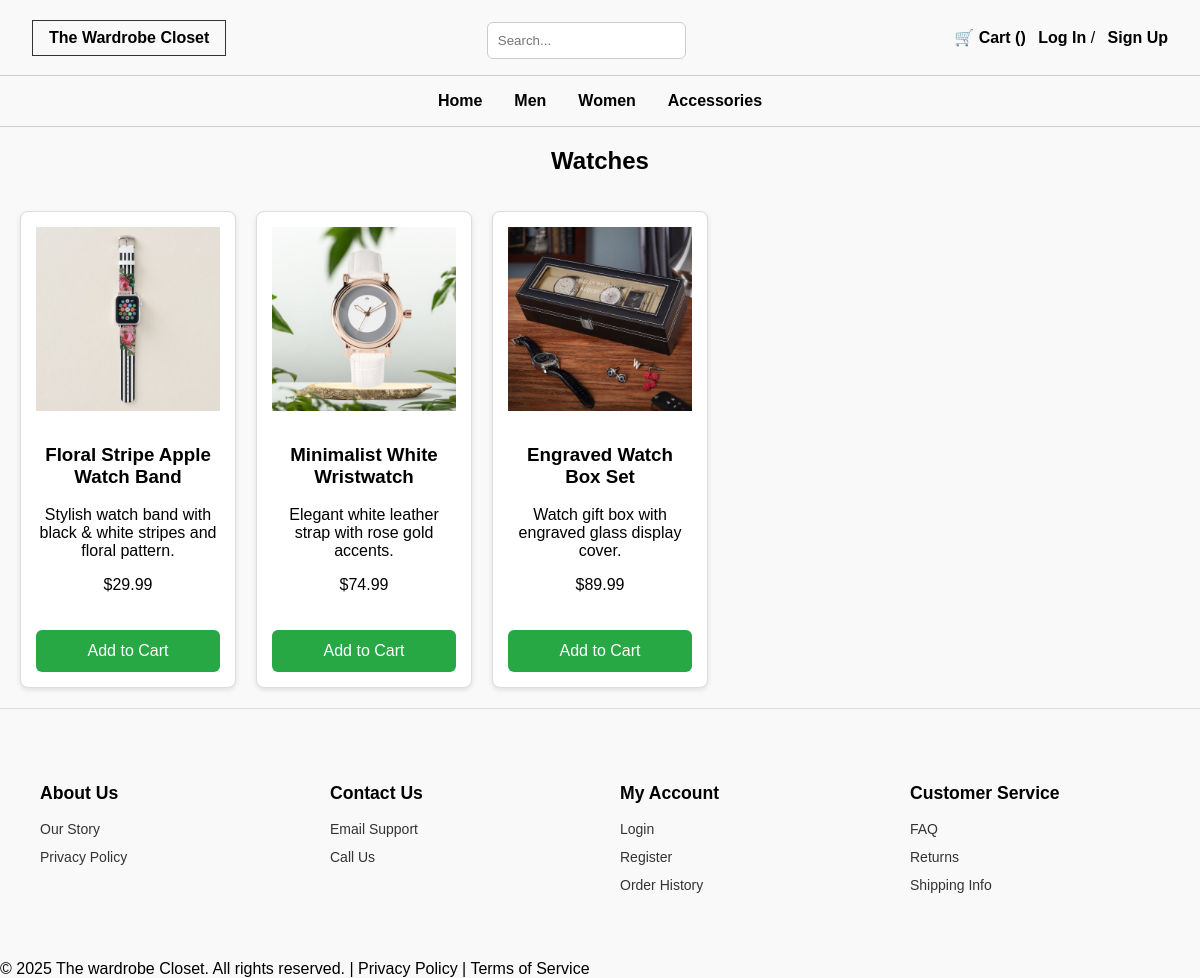
Page /accessories/watches on the committed database.
### app/models.py (models this page shows)
class Product(db.Model):
    id = db.Column(db.Integer, primary_key=True)
    name = db.Column(db.String(120), nullable=False)
    description = db.Column(db.Text)
    price = db.Column(db.Float, nullable=False)
    stock = db.Column(db.Integer, default=0)
    image_url = db.Column(db.String(255))
    size = db.Column(db.String(20))
    color = db.Column(db.String(30))
    category_id = db.Column(db.Integer, db.ForeignKey('category.id'))
    category = db.relationship('Category', backref='products')
    subcategory = db.Column(db.String(100))

### app/routes.py (the view)
@bp.route('/accessories/watches')
def watches():
    accessories_category = Category.query.filter_by(name='Accessories').first()
    products = Product.query.filter_by(category_id= accessories_category.id, subcategory='watches').all()
    return render_template('accessories/watches.html', products=products)

### app/templates/accessories/watches.html (shortened to what this page needs)
{% extends "base.html" %}
{% block content %}
<h2 class="section-title">Watches</h2>
<div class="product-grid">
  {% for product in products %}
  <div class="product-card">
    <img src="{{ url_for('static', filename=product.image_url) }}" alt="{{ product.name }}">
    <h3>{{ product.name }}</h3>
    <p>{{ product.description }}</p>
    <p class="price">${{ "%.2f"|format(product.price) }}</p>
    <form action="{{ url_for('main.add_to_cart', product_id=product.id) }}" method="POST">
      <button type="submit">Add to Cart</button>
    </form>
  </div>
  {% endfor %}
</div>
{% endblock %}

### app/static/styles.css (style rules this page uses)
* { box-sizing: border-box; }
body { margin: 0; font-family: Arial, sans-serif; background-color: #f9f9f9; }
.section-title { text-align: center; font-weight: bold; margin-bottom: 1rem; }
.product-grid { display: grid; grid-template-columns: repeat(auto-fill, minmax(200px, 1fr)); gap: 20px; padding: 20px; }
.product-card { border: 1px solid #ddd; padding: 15px; text-align: center; border-radius: 8px; background-color: #fff; box-shadow: 0 2px 5px rgba(0, 0, 0, 0.1); }
.product-card img { width: 100%; max-width: 200px; height: auto; margin-bottom: 10px; }
button { margin-top: 20px; width: 100%; padding: 12px; background-color: #28a745; color: white; font-size: 16px; border: none; border-radius: 6px; cursor: pointer; }

### rows in the picture
Product: image_url+name (picture), name "Floral Stripe Apple Watch Band", description "Stylish watch band with black & white stripes and floral pattern.", price "29.99"
Product: image_url+name (picture), name "Minimalist White Wristwatch", description "Elegant white leather strap with rose gold accents.", price "74.99"
Product: image_url+name (picture), name "Engraved Watch Box Set", description "Watch gift box with engraved glass display cover.", price "89.99"
